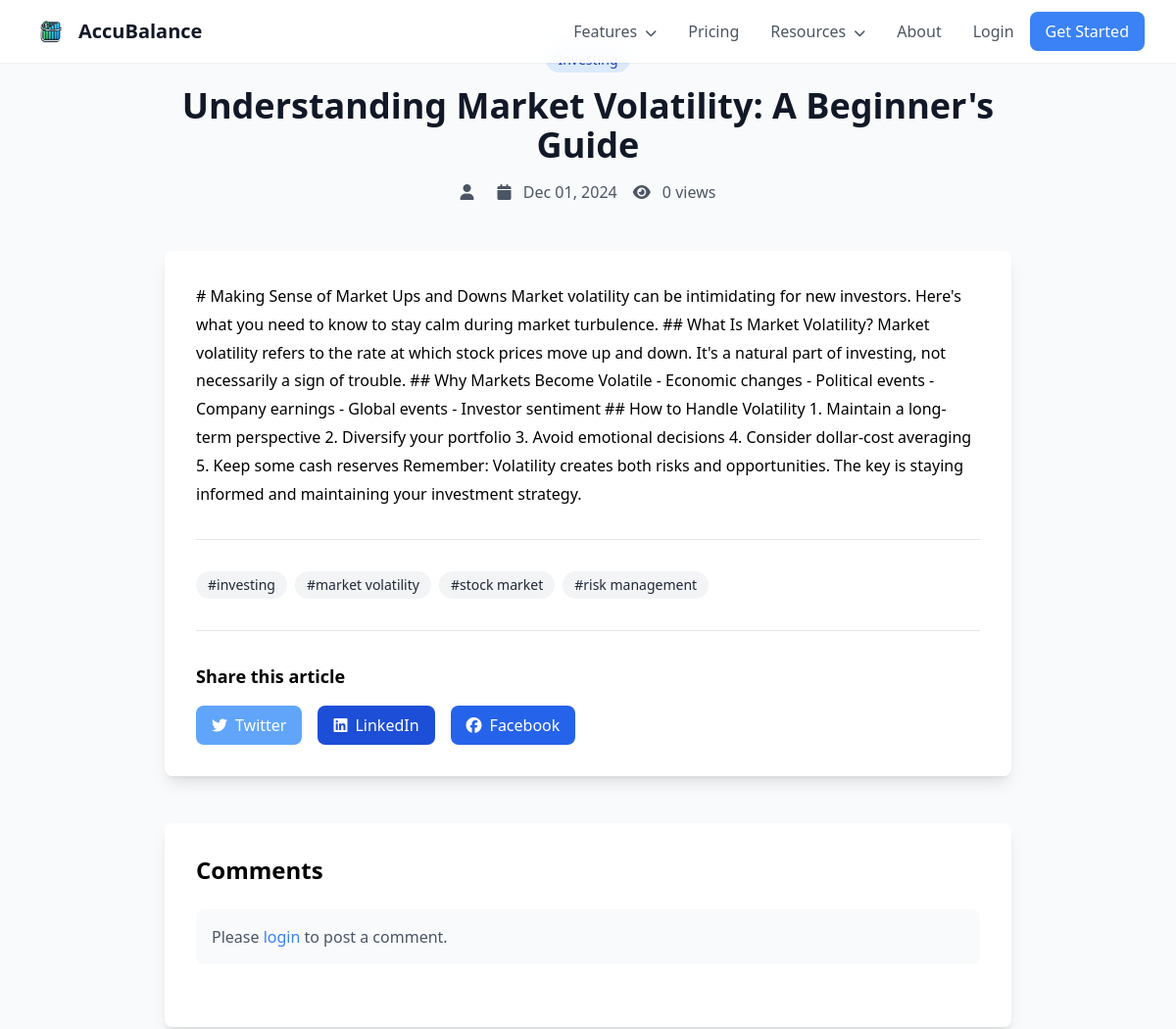
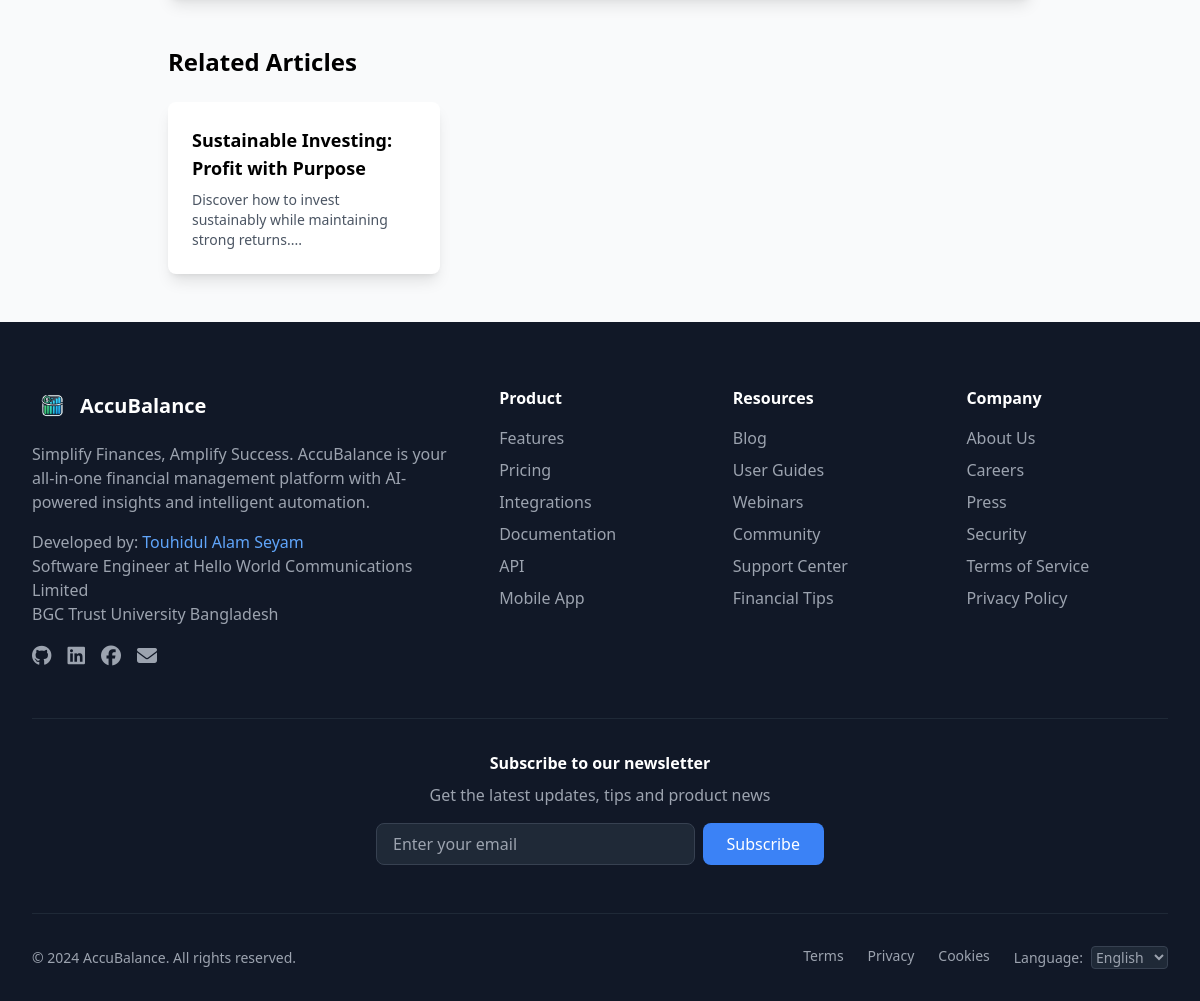
Page /blog-post.php?slug=understanding-market-volatility on the committed database (2 pictures, top to bottom).
### tables this page shows
CREATE TABLE blog_posts (
    id INT PRIMARY KEY AUTO_INCREMENT,
    title VARCHAR(255) NOT NULL,
    slug VARCHAR(255) NOT NULL UNIQUE,
    content TEXT NOT NULL,
    excerpt TEXT,
    featured_image VARCHAR(255),
    author_id INT,
    category VARCHAR(50),
    tags JSON,
    status ENUM('draft', 'published') DEFAULT 'draft',
    views INT DEFAULT 0,
    created_at TIMESTAMP DEFAULT CURRENT_TIMESTAMP,
    updated_at TIMESTAMP DEFAULT CURRENT_TIMESTAMP ON UPDATE CURRENT_TIMESTAMP,
    FOREIGN KEY (author_id) REFERENCES users(id)
);

### blog-post.php (the view, shortened to what this page needs)
<?php
require_once 'config.php';
$slug = $conn->real_escape_string($_GET['slug']);
$query = "SELECT p.*, u.username as author_name
          FROM blog_posts p
          LEFT JOIN users u ON p.author_id = u.id
          WHERE p.slug = '$slug' AND p.status = 'published'";
$post = $conn->query($query)->fetch_assoc();
$conn->query("UPDATE blog_posts SET views = views + 1 WHERE id = " . $post['id']);
$category = $conn->real_escape_string($post['category']);
$related_query = "SELECT * FROM blog_posts
                  WHERE category = '$category'
                  AND id != " . $post['id'] . "
                  AND status = 'published'
                  LIMIT 3";
$related_posts = $conn->query($related_query);
?>
<!DOCTYPE html>
<html lang="en">
<head>
    <script src="https://cdn.tailwindcss.com"></script>
    <link href="https://cdn.jsdelivr.net/npm/@fortawesome/fontawesome-free@6/css/all.min.css" rel="stylesheet">
    <link href="https://unpkg.com/aos@2.3.1/dist/aos.css" rel="stylesheet">
    <link rel="stylesheet" href="https://cdn.jsdelivr.net/npm/prismjs@1.24.1/themes/prism.css">
</head>
<body class="bg-gray-50">
    <?php include 'includes/public-nav.php'; ?>
    <div class="max-w-4xl mx-auto px-4 py-12">
        <header class="text-center mb-12" data-aos="fade-up">
            <div class="mb-4">
                <span class="bg-blue-100 text-blue-800 text-sm font-medium px-3 py-1 rounded-full">
                </span>
            </div>
            <h1 class="text-4xl font-bold text-gray-900 mb-4"><?php echo $post['title']; ?></h1>
            <div class="flex items-center justify-center space-x-4 text-gray-600">
                <span>
                    <i class="fas fa-user mr-2"></i>
                </span>
                <span>
                    <i class="fas fa-calendar mr-2"></i>
                    <?php echo date('M d, Y', strtotime($post['created_at'])); ?>
                </span>
                <span>
                    <i class="fas fa-eye mr-2"></i>
                    <?php echo $post['views']; ?> views
                </span>
            </div>
        </header>
        <article class="bg-white rounded-lg shadow-lg p-8 mb-12" data-aos="fade-up" data-aos-delay="100">
            <div class="blog-content prose max-w-none" id="blogContent">
                <?php echo $post['content']; ?>
            </div>
            <div class="mt-8 pt-8 border-t">
                <div class="flex flex-wrap gap-2">
                    <?php foreach (json_decode($post['tags']) as $tag): ?>
                        <a href="blog.php?tag=<?php echo urlencode($tag); ?>"
                           class="bg-gray-100 text-gray-800 px-3 py-1 rounded-full text-sm hover:bg-gray-200 transition-colors">
                            #<?php echo $tag; ?>
                        </a>
                    <?php endforeach; ?>
                </div>
            </div>
            <div class="mt-8 pt-8 border-t">
                <h3 class="text-lg font-bold mb-4">Share this article</h3>
                <div class="flex space-x-4">
                    <a href="https://twitter.com/intent/tweet?url=<?php echo urlencode($current_url); ?>&text=<?php echo urlencode($post['title']); ?>"
                       target="_blank"
                       class="social-share-button bg-blue-400 text-white px-4 py-2 rounded-lg">
                        <i class="fab fa-twitter mr-2"></i>Twitter
                    </a>
                    <a href="https://www.linkedin.com/shareArticle?url=<?php echo urlencode($current_url); ?>&title=<?php echo urlencode($post['title']); ?>"
                       target="_blank"
                       class="social-share-button bg-blue-700 text-white px-4 py-2 rounded-lg">
                        <i class="fab fa-linkedin mr-2"></i>LinkedIn
                    </a>
                    <a href="https://www.facebook.com/sharer/sharer.php?u=<?php echo urlencode($current_url); ?>"
                       target="_blank"
                       class="social-share-button bg-blue-600 text-white px-4 py-2 rounded-lg">
                        <i class="fab fa-facebook mr-2"></i>Facebook
                    </a>
                </div>
            </div>
        </article>
        <section class="bg-white rounded-lg shadow-lg p-8 mb-12" data-aos="fade-up" data-aos-delay="200">
            <h2 class="text-2xl font-bold mb-6">Comments</h2>
            <?php if ($is_logged_in): ?>
                <form method="POST" class="mb-8">
                    <input type="hidden" name="action" value="add_comment">
                    <textarea name="content" rows="4"
                              class="w-full px-4 py-2 border rounded-lg focus:ring-2 focus:ring-blue-500"
                              placeholder="Add your comment..."></textarea>
                    <button type="submit"
                            class="mt-2 bg-blue-500 text-white px-6 py-2 rounded-lg hover:bg-blue-600">
                        Post Comment
                    </button>
                </form>
            <?php else: ?>
                <div class="bg-gray-50 p-4 rounded-lg mb-8">
                    <p class="text-gray-600">
                        Please <a href="login.php" class="text-blue-500">login</a> to post a comment.
                    </p>
                </div>
            <?php endif; ?>
        </section>
        <section data-aos="fade-up" data-aos-delay="300">
            <h2 class="text-2xl font-bold mb-6">Related Articles</h2>
            <div class="grid md:grid-cols-3 gap-6">
                <?php while ($related = $related_posts->fetch_assoc()): ?>
                    <a href="blog-post.php?slug=<?php echo $related['slug']; ?>"
                       class="bg-white rounded-lg shadow-lg overflow-hidden hover:shadow-xl transition-shadow">
                        <div class="p-6">
                            <h3 class="font-bold text-lg mb-2"><?php echo $related['title']; ?></h3>
                            <p class="text-gray-600 text-sm">
                                <?php echo substr($related['excerpt'], 0, 100) . '...'; ?>
                            </p>
                        </div>
                    </a>
                <?php endwhile; ?>
            </div>
        </section>
    </div>
    <?php include 'includes/footer.php'; ?>
</body>
</html>

### blog-post.php (style rules this page uses)
.blog-content { line-height: 1.8; }
.social-share-button { transition: all 0.3s ease; }

### rows in the picture
blog_posts: title "Understanding Market Volatility: A Beginner's Guide", created_at "Dec 01, 2024", views "0", content "# Making Sense of Market Ups and Downs Market volatility can be intimidating for new investors. Here's what you need to know to stay calm during market turbulence. ## What Is Market Volatility? Market volatility refers to the rate at which stock prices move up and down. It's a natural part of investing, not necessarily a sign of trouble. ## Why Markets Become Volatile - Economic changes - Political events - Company earnings - Global events - Investor sentiment ## How to Handle Volatility 1. Maintain a long-term perspective 2. Diversify your portfolio 3. Avoid emotional decisions 4. Consider dollar-cost averaging 5. Keep some cash reserves Remember: Volatility creates both risks and…", tags "investing", tags "market volatility", tags "stock market", tags "risk management"
blog_posts: title "Sustainable Investing: Profit with Purpose", excerpt "Discover how to invest sustainably while maintaining strong returns."
